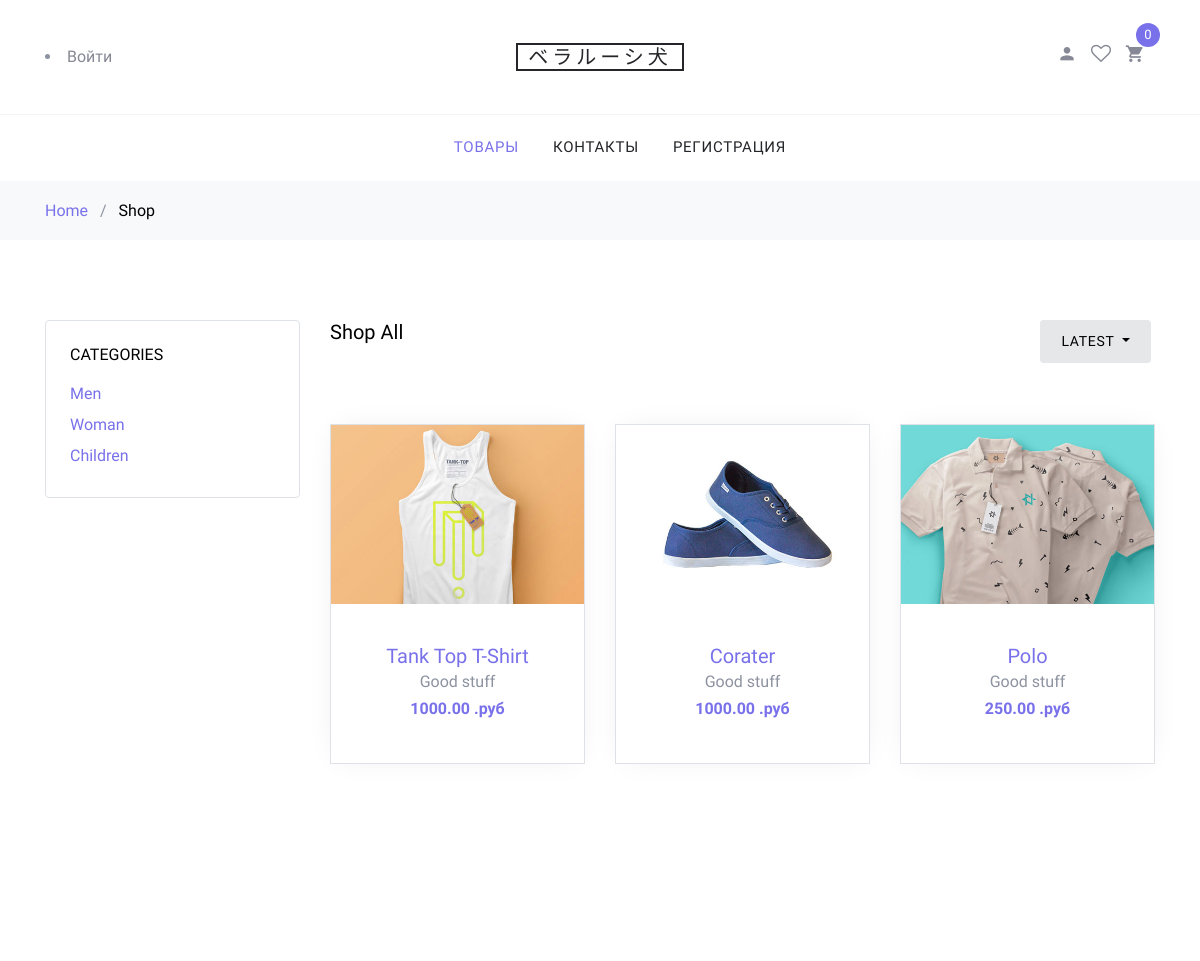
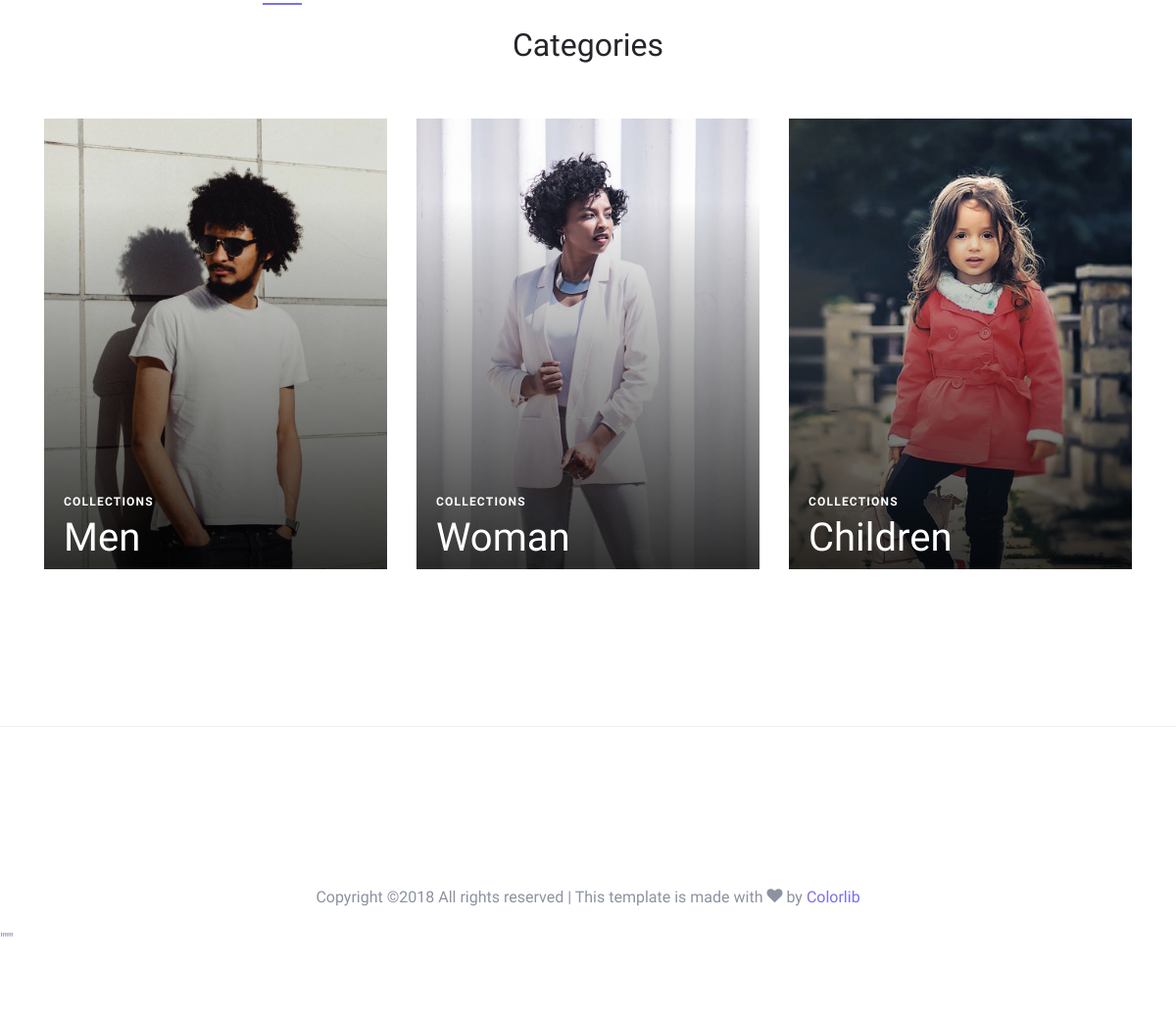
The page / on the database its author committed (2 pictures, top to bottom).
### test_shop_app/models.py (models this page shows, shortened)
class Cart(models.Model):
    items = models.ManyToManyField(CartItem,blank=True)
    cart_total= models.DecimalField(max_digits=9, decimal_places=2, default=0.00)

class Product(models.Model):
    category = models.ForeignKey(Category, related_name='products', verbose_name="Категория", on_delete=models.CASCADE)
    name = models.CharField(max_length=200, db_index=True, verbose_name="Название")
    slug = models.SlugField()
    image = models.ImageField(upload_to= image_folder, verbose_name="Изображение товара")
    description = models.TextField(blank=True, verbose_name="Описание")
    price = models.DecimalField(max_digits=10, decimal_places=2, verbose_name="Цена")
    stock = models.PositiveIntegerField(verbose_name="На складе")
    available = models.BooleanField(default=True, verbose_name="Доступен")
    created = models.DateTimeField(auto_now_add=True)
    updated = models.DateTimeField(auto_now=True)
    def get_absolute_url(self):
        return reverse('product_kek', kwargs={'product_slug': self.slug})

class Category(models.Model):
    name = models.CharField(max_length= 200, db_index=True)
    slug = models.SlugField(max_length= 200, db_index=True, unique=True)
    image = models.ImageField(upload_to=image_folder, verbose_name="Изображение товара", default=0)
    def get_absolute_url(self):
        return reverse('category_kek', kwargs={'category_slug': self.slug})

### test_shop_app/views.py (the view)
# urls.py: path('', views.index_view, name='index'),
def index_view(request):
    try:
        cart_id = request.session['cart_id']
        cart = Cart.objects.get(id=cart_id)
        request.session['total'] = cart.items.count()
    except:
        cart = Cart()
        cart.save()
        cart_id = cart.id
        request.session['cart_id'] = cart_id
        cart = Cart.objects.get(id=cart_id)
    categories = Category.objects.all()
    products = Product.objects.all()
    context = {
        'categories': categories,
        'products': products,
        'cart': cart
    }
    return render(request, 'test_shop_app/index.html', context)

### test_shop_app/templates/test_shop_app/index.html (shortened to what this page needs)
{% load static %}
<!DOCTYPE html>
<html lang="en">
  <head>
    <link rel="stylesheet" href="{% static 'fonts/icomoon/style.css' %}">
    <link rel="stylesheet" href="{% static 'css/bootstrap.min.css' %}">
    <link rel="stylesheet" href="{% static 'css/magnific-popup.css' %}">
    <link rel="stylesheet" href="{% static 'css/jquery-ui.css' %}">
    <link rel="stylesheet" href="{% static 'css/owl.carousel.min.css' %}">
    <link rel="stylesheet" href="{% static 'css/owl.theme.default.min.css' %}">
    <link rel="stylesheet" href="{% static 'css/aos.css' %}">
    <link rel="stylesheet" href="{% static 'css/style.css' %}">
  </head>
  <body>
  <div class="site-wrap">
    <header class="site-navbar" role="banner">
      <div class="site-navbar-top">
        <div class="container">
          <div class="row align-items-center">
            <div class="col-6 col-md-4 order-2 order-md-1  text-left">
              {% if not request.user.is_authenticated %}
					<li>
						<a href='{% url "login" %}'>Войти</a>
					</li>
                    {% else %}
					<li>
						<a href='{% url "logout" %}'>Выйти</a>
					</li>
					{% endif %}
            </div>
            <div class="col-12 mb-3 mb-md-0 col-md-4 order-1 order-md-2 text-center">
              <div class="site-logo">
                <a href="{% url 'index' %}" class="js-logo-clone">ベラルーシ犬</a>
              </div>
            </div>
            <div class="col-6 col-md-4 order-3 order-md-3 text-right">
              <div class="site-top-icons">
                <ul>
                  <li><a href="#"><span class="icon icon-person"></span></a></li>
                  <li><a href="#"><span class="icon icon-heart-o"></span></a></li>
                  <li>
                    <a href="{% url 'cart' %}" class="site-cart">
                      <span class="icon icon-shopping_cart"></span>
                      <span class="count">{{ cart.items.count }}</span>
                    </a>
                  </li>
                </ul>
              </div>
            </div>
          </div>
        </div>
      </div>
      <nav class="site-navigation text-right text-md-center" role="navigation">
        <div class="container">
          <ul class="site-menu js-clone-nav d-none d-md-block">
            <li class="active"><a href="{% url 'index' %}">Товары</a></li>
            <li><a href="{% url 'contact' %}">Контакты</a></li>
            {% if not request.user.is_authenticated %}
            <li><a href="{% url 'registration' %}">Регистрация</a></li>
            {% else %}
            <li><a href='{% url "account" %}'>Личный кабинет</a></li>
            {% endif %}
          </ul>
        </div>
      </nav>
    </header>
{% block content %}
    <div class="bg-light py-3">
      <div class="container">
        <div class="row">
          <div class="col-md-12 mb-0"><a href="{% url 'index' %}">Home</a> <span class="mx-2 mb-0">/</span>
            <strong class="text-black">Shop</strong>
          </div>
        </div>
      </div>
    </div>
    <div class="site-section">
      <div class="container">
        <div class="row mb-5">
          <div class="col-md-9 order-2">
            <div class="row">
              <div class="col-md-12 mb-5">
                <div class="float-md-left mb-4"><h2 class="text-black h5">Shop All</h2></div>
                <div class="d-flex">
                  <div class="dropdown mr-1 ml-md-auto">
                    <button type="button" class="btn btn-secondary btn-sm dropdown-toggle" id="dropdownMenuOffset"
                            data-toggle="dropdown" aria-haspopup="true" aria-expanded="false">
                      Latest
                    </button>
                  </div>
                </div>
              </div>
            </div>
            <div class="row mb-5">
              {% for product in products %}
              <div class="col-sm-6 col-lg-4 mb-4" data-aos="fade-up">
                <div class="block-4 text-center border">
                  <figure class="block-4-image">
                    <a href="{{ product.get_absolute_url }}"><img src="{{ product.image.url }}"
                                                    alt="Image placeholder" class="img-fluid"></a>
                  </figure>
                  <div class="block-4-text p-4">
                    <h3><a href="{{ product.get_absolute_url }}">{{ product.name }}</a></h3>
                    <p class="mb-0">Good stuff</p>
                    <p class="text-primary font-weight-bold">{{ product.price }} .руб</p>
                  </div>
                </div>
              </div>
              {% endfor %}
            </div>
          </div>
          <div class="col-md-3 order-1 mb-5 mb-md-0">
            <div class="border p-4 rounded mb-4">
              <h3 class="mb-3 h6 text-uppercase text-black d-block">Categories</h3>
              <ul class="list-unstyled mb-0">
                {% for category in categories %}
                <li class="mb-1"><a href="{{ category.get_absolute_url }}" class="d-flex"><span>{{ category.name }}</span> </a></li>
                {% endfor %}
              </ul>
            </div>
          </div>
        </div>
        <div class="row">
          <div class="col-md-12">
            <div class="site-section site-blocks-2">
                <div class="row justify-content-center text-center mb-5">
                  <div class="col-md-7 site-section-heading pt-4">
                    <h2>Categories</h2>
                  </div>
                </div>
                <div class="row">
                  {% for category in categories %}
                  <div class="col-sm-6 col-md-6 col-lg-4 mb-4 mb-lg-0" data-aos="fade" data-aos-delay="">
                    <a class="block-2-item" href="{{ category.get_absolute_url }}">
                      <figure class="image">
                        <img src="{{ category.image.url }}" alt="" class="img-fluid">
                      </figure>
                      <div class="text">
                        <span class="text-uppercase">Collections</span>
                        <h3>{{ category.name }}</h3>
                      </div>
                    </a>
                  </div>
                  {% endfor %}
                </div>
            </div>
          </div>
        </div>
      </div>
    </div>
{% endblock content %}
    <footer class="site-footer border-top">
      <div class="container">
        <div class="row pt-5 mt-5 text-center">
          <div class="col-md-12">
            <p>
            Copyright &copy; All rights reserved | This template is made with <i class="icon-heart" aria-hidden="true"></i> by <a href="https://colorlib.com" target="_blank" class="text-primary">Colorlib</a>
            </p>
          </div>
        </div>
      </div>"""
    </footer>
  </div>
  </body>
</html>

### rows shown on the page
Product: image (picture), name "Tank Top T-Shirt", price "1000.00"
Product: image (picture), name "Corater", price "1000.00"
Product: image (picture), name "Polo", price "250.00"
Category: name "Men", image (picture)
Category: name "Woman", image (picture)
Category: name "Children", image (picture)
